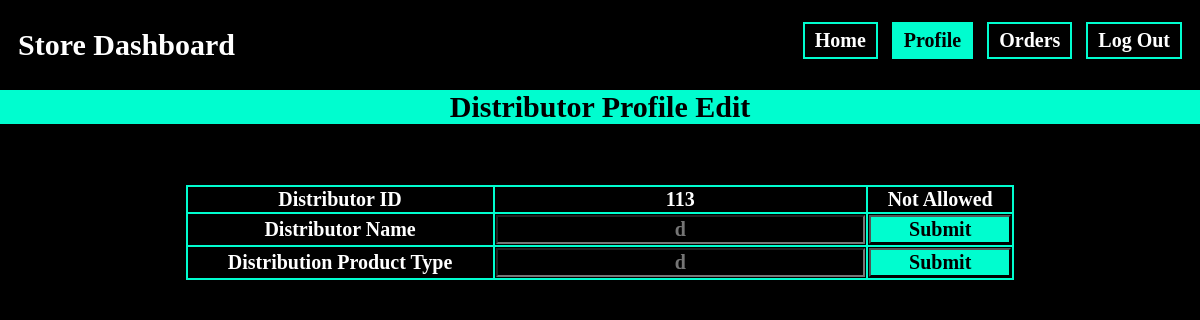
Page /dist/dprofileedit.php (signed in) on the committed database.
### tables this page shows
CREATE TABLE `dstbr` (
  `DID` int(11) NOT NULL,
  `DNAME` varchar(20) NOT NULL,
  `DPASS` varchar(20) NOT NULL,
  `DTYPE` varchar(20) NOT NULL,
  `DLOC` varchar(30) NOT NULL
);

### dist/session.php (called while the page is built, shortened)
<?php
$user_check = $_SESSION['login_user'];
?>

### dist/dprofileedit.php (the view, shortened to what this page needs)
<?php
include('session.php');
$query4 = "SELECT * from dstbr where DID='$user_check'";
              $ses_sq4 = mysqli_query($conn, $query4);
              $row4 = mysqli_fetch_assoc($ses_sq4);
              $para1 = $row4['DID'];
              $para2 = $row4['DNAME'];
              $para3 = $row4['DTYPE'];
?>
<html>
<body>
    <div class="top">
        <h1>Store Dashboard</h1>
        <nav class="menu">
            <ul>
                <a class="naav" href="dhome.php"><button>Home</button></a>
                <a class="naav" href="dprofile.php"><button style="background-color: #00fdcf;color: black;">Profile</button></a>
                <a class="naav" href="dorders.php"><button>Orders</button></a>
                <b id="logout"><a href="../logout.php"><button class="log">Log Out</button></a></b>
            </ul>
        </nav>
    </div>
    <center>
        <div style="margin-right: -10px;
        margin-left: -10px;background-color: #00fdcf">
            <center>
                <h2 style="font-family: Poppins;font-size:30px;color:Black">Distributor Profile Edit</h2>
            </center>
        </div>
        <br>
    </center>
    <center>
            <form method="POST" ; action="">
                <table style="width:70%;color:Black">
                    <br>
                    <tr>
                        <td>Distributor ID</td>
                        <td><?php echo "$para1"?></td>
                        <td>Not Allowed</td>
                    </tr>
                    <tr>
                        <td>Distributor Name</td>
                        <td><input type="text" name="inputn" placeholder="<?php echo "$para2"?>"></td>
                        <td><input type="submit" name="submitn"></td>
                    </tr>
                    <tr>
                        <td>Distribution Product Type</td>
                        <td><input type="text" name="inputc" placeholder="<?php echo "$para3"?>"></td>
                        <td><input type="submit" name="submitc"></td>
                    </tr>
                </table>
            </form>
            <br><br>
    </center>
</body>
</html>

### dist/dprofileedit.php (style rules this page uses)
input { font-family: "Poppins"; font-size: 20px; width: 100%; background: none; color: white; font-weight: 600; text-align: center; }
[type="submit"] { background-color: #00fdcf; color: black; font-weight: 600; }
table, tr, td { font-family: "Poppins"; font-size: 20px; border: 2px solid #00fdcf; border-collapse: collapse; border-spacing: 4; color: white; text-align: center; font-weight: 600; }
body { background: black; }
h1 { font-family: "Poppins"; color: white; font-size: 30px; margin-top: 20px; margin-left: 10px; }
nav { font-family: "Poppins"; text-align: right; margin-top: -60px; margin-right: 10px; }
.naav { margin-right: 10px; }
button { border: solid 2px #00fdcf; font-family: "Poppins"; font-weight: 600; font-size: 20px; background: none; padding: 5px 10px; color: white; }
.top { background-color: black; padding: 10px 10px; margin-top: -10px; margin-left: -10px; margin-right: -10px; margin-bottom: -20px; }

### rows in the picture
dstbr: DID "113", inputn "d", inputc "d"
